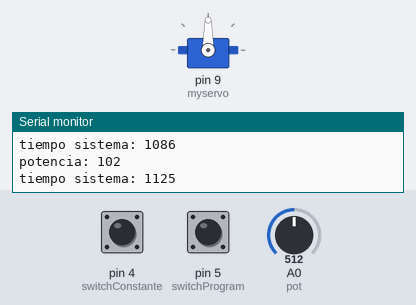
Recording of a sketch running on a simulated Arduino Uno, built with avr-gcc and run on an emulated ATmega328P. On the bench: servo, the last lines printed to the serial monitor. Inputs (shaded band) come from the test bench; at power-on: pin 4 (switchConstante) LOW, A0 (pot) = 512, pin 5 (switchProgram) LOW.

Above: at 1.2 s.
1.3 s: pin 4 (switchConstante) pulled HIGH for 0.15 s
At 1.48 s:
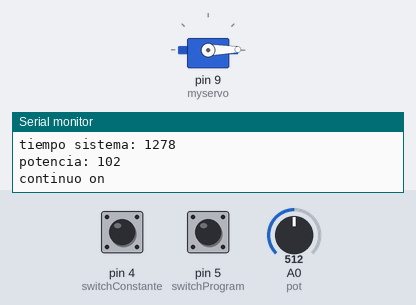
4.3 s: A0 (pot) set to 48
At 4.78 s:
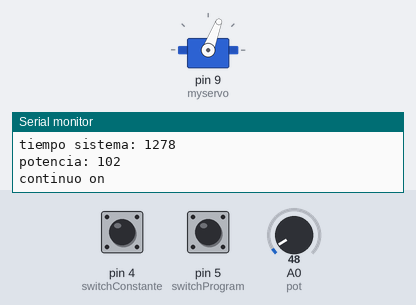
7.3 s: A0 (pot) set to 40
10.3 s: pin 5 (switchProgram) pulled HIGH for 3.2 s
At 10.8 s:
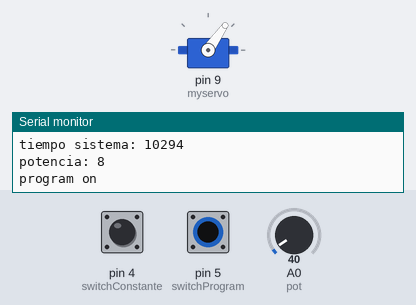
At 11.41 s:
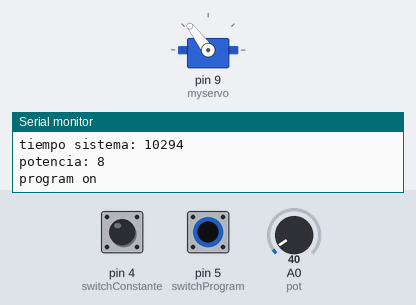
15.0 s: A0 (pot) set to 122
18.0 s: pin 4 (switchConstante) pulled HIGH for 1 s
Timing chart, 0 to 24.6 s (numbered marks = the images above; inputs shaded):
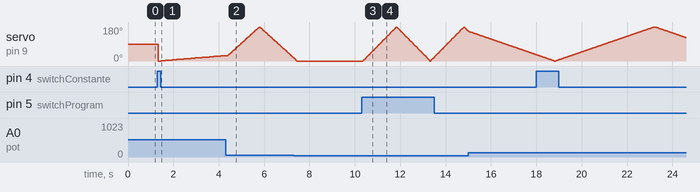

The sketch:

codigo_agitatron.ino
```cpp
/*
 Agitatron versión 1 con switch
 Pablo Zárate
 Para tanques AP
*/

#include <Servo.h>

Servo myservo;  // create servo object to control a servo

unsigned long tempo1; //variable para el temporizador

int pos = 0;    // variable to store the servo position

const int switchConstante = 4;    // switch constante
const int switchProgram = 5;      // switch program

void setup() {
  myservo.attach(9);  // attaches the servo on pin 9 to the servo object
  Serial.begin(9600);
  pinMode(switchConstante, INPUT);
  pinMode(switchProgram, INPUT);

}

void loop() {

tempo1 = millis (); //asigna el valor del temporizador

          Serial.print("tiempo sistema: "); //monitoreo
          Serial.println(tempo1); //monitoreo

int velocidad = analogRead(A0)/5;

          Serial.print("potencia: "); //monitoreo
          Serial.println(velocidad); //monitoreo


if(digitalRead(switchProgram) == HIGH){

  Serial.println("program on"); //aviso de modo program

  if (tempo1 <=60000){ //1 minuto - constant 1 minute

                        giro();

                        }

          else //superado el primer minuto, pasa a agitar cada 14 segundos

                        {

                        myservo.detach(); //desconecta el servo
                        delay (14000); //espera 14 segundos-waits 14 seconds
                        myservo.attach(9); //reconecta el servo


                       giro();


           } //termina el ELSE de program
} else if (digitalRead(switchConstante) == HIGH){

Serial.println("continuo on");
giro();

}


}  //fin completo loop

//declaración función de giro

int giro(){
   /* inicio de ida */
  for (pos = 0; pos <= 180; pos += 1) { // goes from 0 degrees to 180 degrees
    // in steps of 1 degree
    myservo.write(pos);              // tell servo to go to position in variable 'pos'
    int velocidad = analogRead(A0)/5; //this reads the pot
     if (velocidad <=4){
    velocidad = 4; //this part establish the minimum for the pot
  }
    delay(velocidad);
  }
 /* fin de ida */
 /* inicio de vuelta - servo returns */
 for (int posR = 180; pos >= 0; pos -= 1) { // goes from 180 degrees to 0 degrees
    posR = pos;
    myservo.write(pos);              // tell servo to go to position in variable 'pos'
    int velocidad = analogRead(A0)/5;
     if (velocidad <=4){
    velocidad = 4;
  }
    delay(velocidad);
  }
/*fin de vuelta*/

}
```

Measured:
- after the input at 1.3 s, servo on pin 9 (myservo): 90° → 0° at once, → 1° 0.10 s later, → 2° 0.10 s later, → 3° 0.10 s later, … (30 changes in this stretch)
